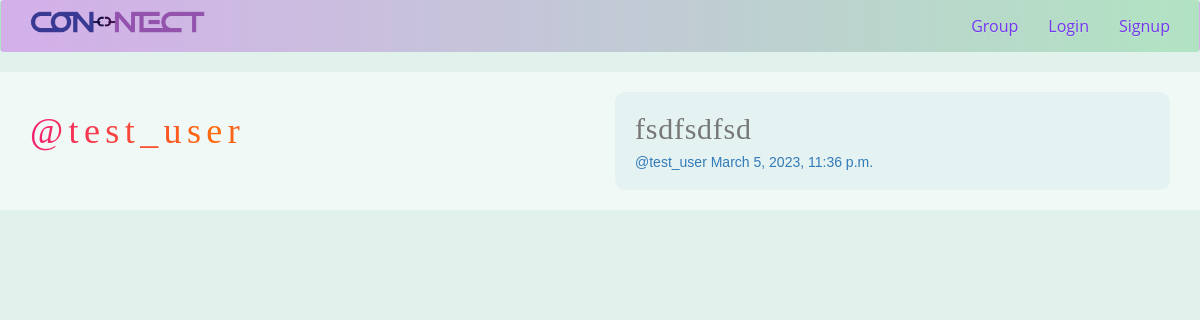
Page /posts/by/test_user on the committed database.
### posts/models.py (models this page shows, shortened)
class Post(models.Model):
    user=models.ForeignKey(User,related_name='posts',on_delete=models.CASCADE)
    created_at=models.DateTimeField(auto_now=True)
    message=models.TextField()
    message_html=models.TextField(editable=False)
    group=models.ForeignKey(Group,related_name='posts',null=True,blank=True,on_delete=models.CASCADE)
    class Meta:
        ordering=['-created_at']
        unique_together=['user','message']

### posts/views.py (the view)
# urls.py: re_path(r'by/(?P<username>[-\w]+)',views.UserPost.as_view(),name='for_user'),
class UserPost(generic.ListView):
    model=models.Post
    template_name='posts/user_post_list.html'
    def get_queryset(self):
        try:
            self.post_user=User.objects.prefetch_related('posts').get(username__iexact=self.kwargs.get('username'))
        except User.DoesNotExist:
            raise Http404
        else:
            return self.post_user.posts.all()
    def get_context_data(self, **kwargs):
        context=super().get_context_data(**kwargs)
        context['post_user']=self.post_user
        return context

### posts/templates/posts/user_post_list.html
{% extends 'posts/post_base.html' %}
{% block  prepost%}
<div class="col-md-6">
    <h1 class="usr_style">@{{post_user.username}}</h1>
</div>
{% endblock  %}
{%block post_content%}
<div class="col-md-6">
    {%for post in post_list%}
    {%include 'posts/_post.html'%}
    {%endfor%}
</div>
{%endblock%}

### posts/templates/posts/_post.html (shortened to what this page needs)
<div class="post media">
    <div class="container">
        <h2 class="post-head">{{post.message_html|safe}}</h2>
    </div>
    <div class="col-md-8">
        {%if user.is_authenticated%}
        <h5 class="media-heading">
        <span class="username">
            <a class="post-a-color" href="{%url 'posts:for_user' username=post.user.username%}">@{{post.user.username}}</a>
        </span>
        <br>
        <time class="time">
            <a class="post-a-color" href="{%url 'posts:single' username=post.user.username pk=post.pk %}">{{post.created_at}}</a>
        </time>
        </h5>
        {%else%}
        <h5 class="media-heading">
            <span class="username">
                <a href="{%url 'accounts:login'%}">@{{post.user.username}}</a>
            </span>
            <time class="time">
                <a href="{%url 'accounts:login'%}">{{post.created_at}}</a>
            </time>
            </h5>
        {%endif%}
    </div>
    <div class="col-md-2">
    </div>
</div>

### static/Connect/css/master.css (style rules this page uses)
.usr_style { background: linear-gradient( to right, #f32170, #ff6b08, #cf23cf, #eedd44); -webkit-text-fill-color: transparent; -webkit-background-clip: text; background-clip: text; }
.post-head { letter-spacing: 0.75px; color: #787777; }
.post { background-color: #e4f3f2; padding-left: 5px; padding-bottom: 15px; border-radius: 10px; }
* { box-sizing: border-box; }
body { background-color: #e1f2ec; margin: 0px; font-size: 1em; font-family: "Open Sans", "Helvetica Neue", sans-serif; }
.header h3, h1,h2 { font-family: "Gentium Book Basic", Georgia, serif; letter-spacing: 0.15em; }

### rows in the picture
Post: message_html "fsdfsdfsd", user.username "test_user", created_at "March 5, 2023, 11:36 p.m."

### other values in the picture
{{ post_user.username }} "test_user"
